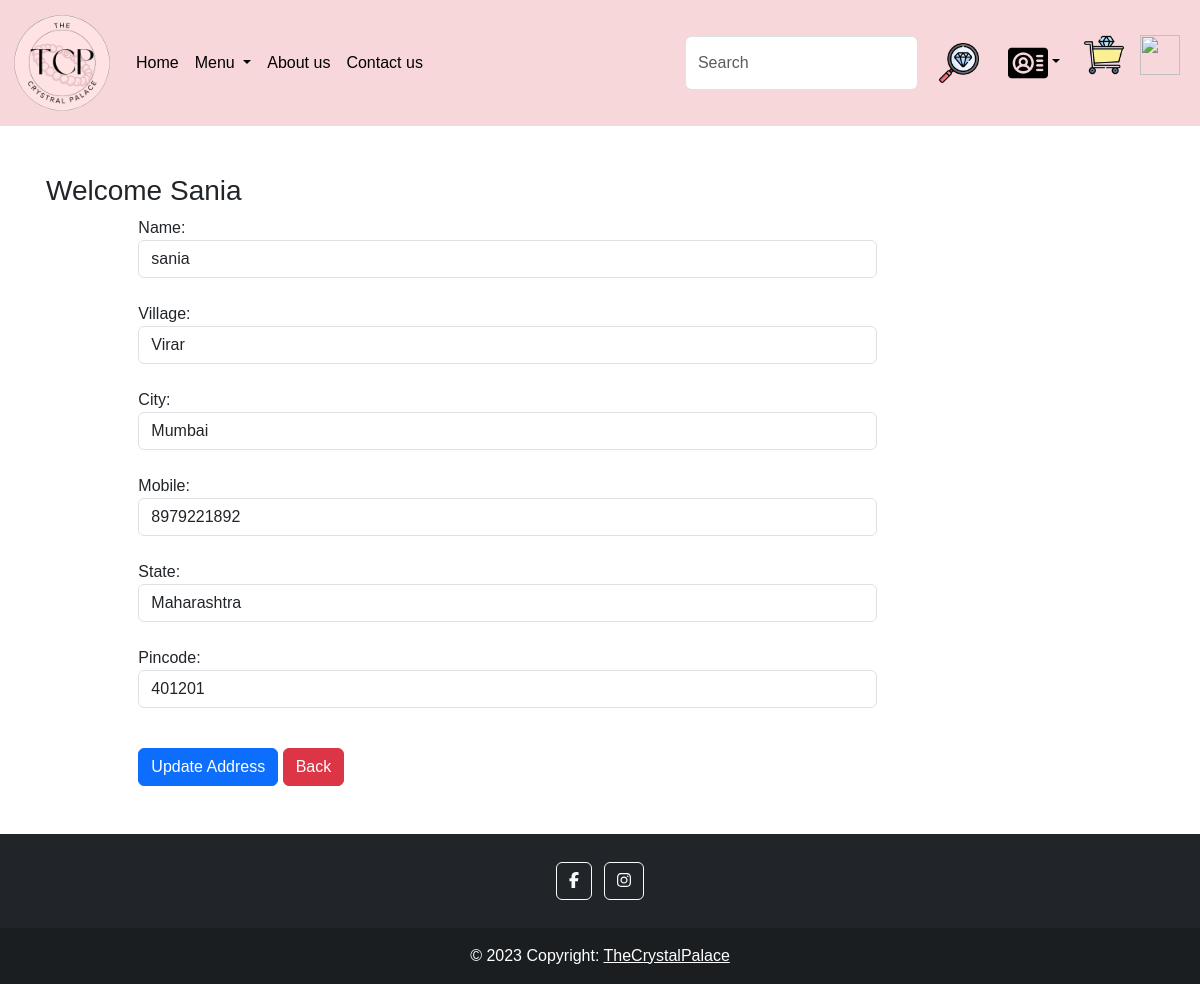
Screenshot of /updateAddress/3 (signed in) with the database file from the repository.
### app/models.py (models this page shows, shortened)
class Customer(models.Model):
    user = models.ForeignKey(User,on_delete=models.CASCADE)
    name = models.CharField(max_length=200)
    village = models.CharField(max_length=200)
    landmark = models.CharField(max_length=200)
    city = models.CharField(max_length=100)
    mobile = models.IntegerField(default=0,help_text = "Please enter 10 digits valid Number")
    pincode = models.IntegerField()
    state = models.CharField(choices=STATE_CHOICES,max_length=100)

### app/views.py (the view, shortened to what this page needs)
# urls.py: path('updateAddress/<int:pk>', views.updateAddress.as_view(), name="updateAddress"),
@method_decorator(login_required,name='dispatch')
class updateAddress(View):
    def get(self,request,pk):
        add = Customer.objects.get(pk=pk)
        form = CustomerProfileForm(instance=add)
        return render(request, 'app/updateAddress.html',locals())

### app/forms.py
class CustomerProfileForm(forms.ModelForm):
    class Meta:
        model = Customer
        fields=['name','village','city','mobile','state','pincode']
        widgets={
            'name':forms.TextInput(attrs={'class':'form-control'}),
            'village':forms.TextInput(attrs={'class':'form-control'}),
            'city':forms.TextInput(attrs={'class':'form-control'}),
            'mobile':forms.NumberInput(attrs={'class':'form-control'}),
            'state':forms.Select(attrs={'class':'form-control'}),
            'pincode':forms.NumberInput(attrs={'class':'form-control'}),
        }

### app/templates/app/updateAddress.html (shortened to what this page needs)
{% extends 'app/base.html' %}
{% load static %}
{% block main-content %}
<div class="container my-5">
    <div class="row">
        <h3>Welcome <span class="text-capitalize">{{request.user}}</span></h3>
    </div>
    <div class="col-sm-8 offset-sm-1">
        <form action="" method="post">
            {% for fm in form %}
               {{fm.label_tag}} {{fm }} <small class="text-danger"> {{fm.errors |striptags}}</small><br>
            {% endfor %}
            <div class="col-12 mt-3">
                <button type="Submit" class="btn btn-primary">Update Address</button>
                <a href="{% url 'address' %}" type='button' class='btn btn-danger'> Back</a>
            </div>
        </form>
    </div>
</div>
{% endblock main-content %}

### app/static/app/css/style.css (style rules this page uses)
.row::after { content: ""; clear: both; display: table; }
body { font-family: Arial, Helvetica, sans-serif; margin: 0; }
html { box-sizing: border-box; }
*, *:before, *:after { box-sizing: inherit; }
.container { padding: 0 16px; }
.container::after, .row::after { content: ""; clear: both; display: table; }

### rows the page displays
Customer: form "sania" "Virar" "Mumbai" "8979221892" "Maharashtra" "401201"

### other values shown
{{ request.user }} "Sania"
{{ fm.label_tag }} "Name:" "Village:" "City:" "Mobile:" "State:" "Pincode:"
